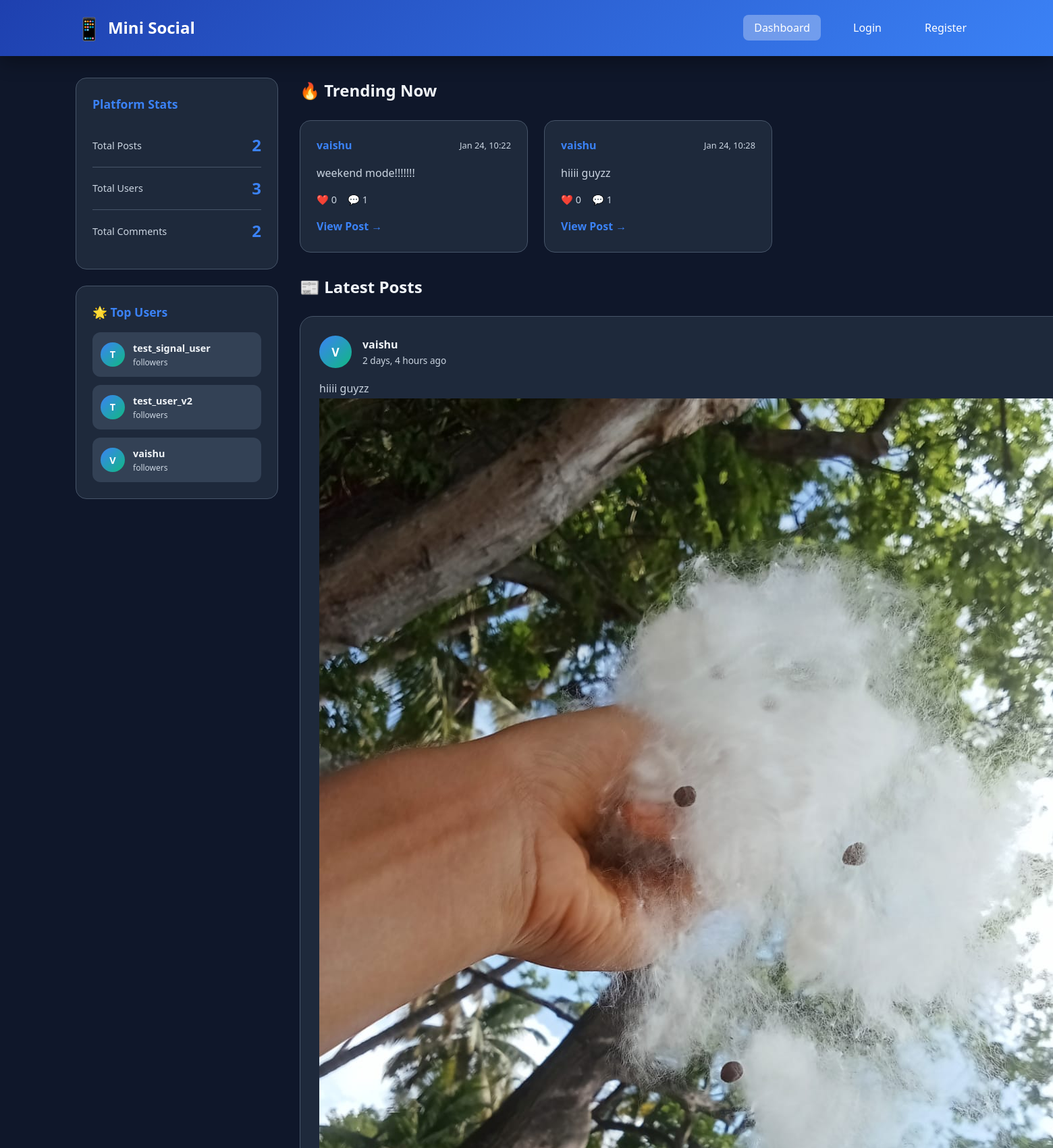
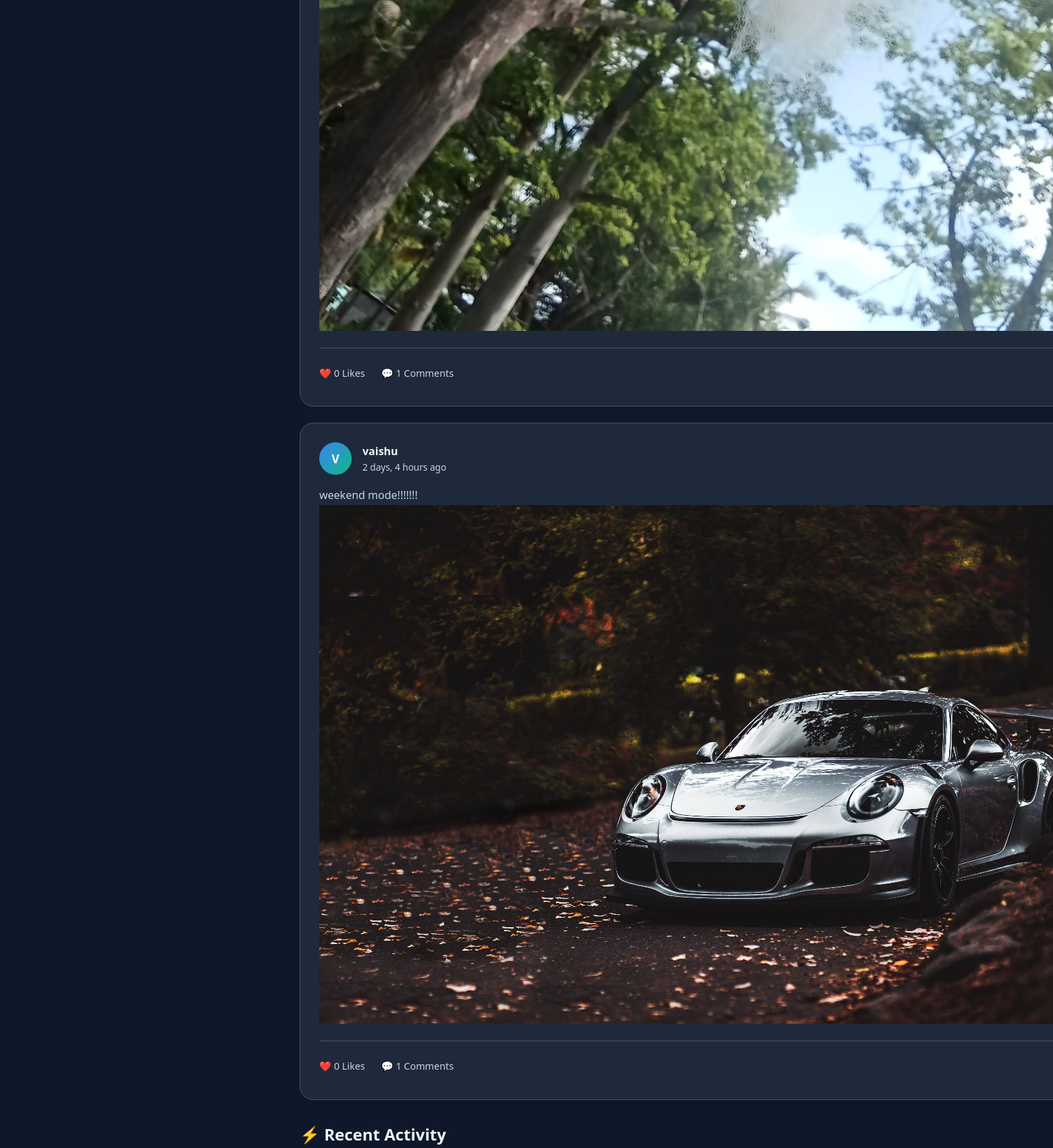
The page / (upper part) on the database its author committed (2 pictures, top to bottom).
### social_app/models.py (models this page shows, shortened)
class Post(models.Model):
    author = models.ForeignKey(
        User,
        on_delete=models.CASCADE,
        related_name='posts'
    )
    content = models.TextField()
    image = models.ImageField(
        upload_to='posts/',
        blank=True,
        null=True
    )
    created_at = models.DateTimeField(auto_now_add=True)
    likes = models.ManyToManyField(
        User,
        related_name='liked_posts',
        blank=True
    )

### social_app/views.py (the view, shortened to what this page needs)
# urls.py: path('', views.home, name='home'),
def home(request):
    posts = Post.objects.all().order_by('-created_at')
    trending_posts = Post.objects.annotate(
        total_engagement=Count('likes') + Count('comments')
    ).order_by('-total_engagement')[:5]
    top_users = User.objects.annotate(
        followers_count=Count('followers')
    ).order_by('-followers_count')[:6]
    recent_comments = Comment.objects.select_related('post', 'author').order_by('-created_at')[:5]
    total_posts = Post.objects.count()
    total_users = User.objects.count()
    total_comments = Comment.objects.count()
    user_stats = None
    context = {
        'posts': posts,
        'trending_posts': trending_posts,
        'top_users': top_users,
        'recent_comments': recent_comments,
        'total_posts': total_posts,
        'total_users': total_users,
        'total_comments': total_comments,
        'user_stats': user_stats,
    }
    return render(request, 'home.html', context)

### social_app/templates/home.html (shortened to what this page needs)
<!DOCTYPE html>
<html lang="en">
<head>
    {% load static %}
    <link rel="stylesheet" href="{% static 'styles.css' %}?v=2">
</head>
<body>
    <nav class="navbar">
        <div class="nav-container">
            <div class="nav-logo">
                <span class="logo-icon">📱</span>
                <span>Mini Social</span>
            </div>
            <ul class="nav-menu">
                <li><a href="{% url 'home' %}" class="nav-link active">Dashboard</a></li>
                {% if user.is_authenticated %}
                <li><a href="{% url 'create_post' %}" class="nav-link">Create Post</a></li>
                <li><a href="{% url 'profile' user.id %}" class="nav-link">My Profile</a></li>
                <li><a href="{% url 'logout' %}" class="nav-link">Logout</a></li>
                {% else %}
                <li><a href="{% url 'login' %}" class="nav-link">Login</a></li>
                <li><a href="{% url 'register' %}" class="nav-link">Register</a></li>
                {% endif %}
            </ul>
        </div>
    </nav>
    <div class="main-container">
        <aside class="sidebar">
            <div class="stat-card">
                <h3>Platform Stats</h3>
                <div class="stat-item">
                    <span class="stat-label">Total Posts</span>
                    <span class="stat-value">{{ total_posts }}</span>
                </div>
                <div class="stat-item">
                    <span class="stat-label">Total Users</span>
                    <span class="stat-value">{{ total_users }}</span>
                </div>
                <div class="stat-item">
                    <span class="stat-label">Total Comments</span>
                    <span class="stat-value">{{ total_comments }}</span>
                </div>
            </div>
            <div class="top-users-card">
                <h3>🌟 Top Users</h3>
                <div class="users-list">
                    {% for user_top in top_users %}
                    <a href="{% url 'profile' user_top.id %}" class="user-mini-card">
                        <div class="user-avatar">{{ user_top.first_name|default:user_top.username|first|upper }}</div>
                        <div class="user-info">
                            <div class="user-name">{{ user_top.username }}</div>
                            <div class="user-count">{{ user_top.followers__count }} followers</div>
                        </div>
                    </a>
                    {% endfor %}
                </div>
            </div>
        </aside>
        <main class="main-content">
            {% if trending_posts %}
            <section class="trending-section">
                <h3>🔥 Trending Now</h3>
                <div class="trending-grid">
                    {% for post in trending_posts %}
                    <div class="trending-card">
                        <div class="trending-header">
                            <a href="{% url 'profile' post.author.id %}" class="author-link">
                                <strong>{{ post.author.username }}</strong>
                            </a>
                            <span class="post-time">{{ post.created_at|date:"M d, H:i" }}</span>
                        </div>
                        <p class="trending-content">{{ post.content|truncatewords:15 }}</p>
                        <div class="trending-stats">
                            <span class="stat">❤️ {{ post.likes.count }}</span>
                            <span class="stat">💬 {{ post.comments.count }}</span>
                        </div>
                        <a href="{% url 'post_detail' post.id %}" class="view-post-link">View Post →</a>
                    </div>
                    {% endfor %}
                </div>
            </section>
            {% endif %}
            <section class="posts-section">
                <h3>📰 Latest Posts</h3>
                {% if posts %}
                <div class="posts-feed">
                    {% for post in posts %}
                    <article class="post-card">
                        <div class="post-header">
                            <div class="post-author">
                                <div class="avatar-circle">
                                    {{ post.author.first_name|default:post.author.username|first|upper }}
                                </div>
                                <div class="author-info">
                                    <a href="{% url 'profile' post.author.id %}" class="author-name">
                                        {{ post.author.username }}
                                    </a>
                                    <span class="post-date">{{ post.created_at|timesince }} ago</span>
                                </div>
                            </div>
                        </div>
                        <div class="post-content">
                            <p>{{ post.content }}</p>
                            {% if post.image %}
                            <div class="post-image-container">
                                <img src="{{ post.image.url }}" alt="Post image" class="post-image">
                            </div>
                            {% endif %}
                        </div>
                        <div class="post-footer">
                            <div class="post-stats">
                                <span class="stat-badge">❤️ {{ post.likes.count }} Likes</span>
                                <span class="stat-badge">💬 {{ post.comments.count }} Comments</span>
                            </div>
                        </div>
                    </article>
                    {% endfor %}
                </div>
                {% else %}
                <div class="empty-state">
                    <p>📭 No posts yet. Be the first to share something!</p>
                </div>
                {% endif %}
            </section>
            {% if recent_comments %}
            <section class="activity-section">
                <h3>⚡ Recent Activity</h3>
            </section>
            {% endif %}
        </main>
    </div>
</body>
</html>

### rows shown on the page
Post: author.username "vaishu", created_at "Jan 24, 10:22", content "weekend mode!!!!!!!", likes.count "0", comments.count "1", author.first_name|first "V", created_at "2 days, 4 hours", image (picture)
Post: author.username "vaishu", created_at "Jan 24, 10:28", content "hiiii guyzz", likes.count "0", comments.count "1", author.first_name|first "V", created_at "2 days, 4 hours", image (picture)

### other values the page prints
{{ total_posts }} "2"
{{ total_users }} "3"
{{ total_comments }} "2"
{{ user_top.first_name|default:user_top.username|first|upper }} "T"
{{ user_top.username }} "test_signal_user"
{{ user_top.username }} "test_user_v2"
{{ user_top.first_name|default:user_top.username|first|upper }} "V"
{{ user_top.username }} "vaishu"
